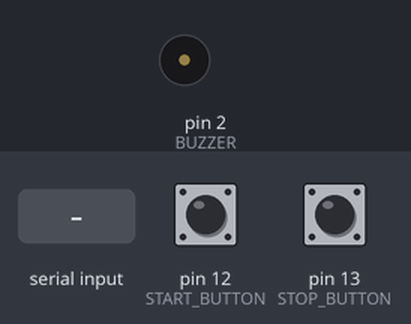
A sketch run on a simulated Arduino Uno, built with avr-gcc and run on an emulated ATmega328P. Shown: buzzer (waves = sounding). The inputs (shaded band) are chosen by the test bench; at power-on: pin 12 (START_BUTTON) LOW, pin 13 (STOP_BUTTON) LOW. What the sketch prints to the serial monitor is not drawn.

Above: at 1.2 s.
1.3 s: pin 12 (START_BUTTON) pulled HIGH for 0.15 s
2.9 s: pin 13 (STOP_BUTTON) pulled HIGH for 0.15 s
At 5.8 s:
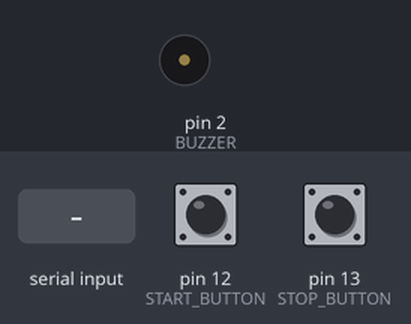
5.9 s: pin 13 (STOP_BUTTON) pulled HIGH for 1 s
At 6.7 s:
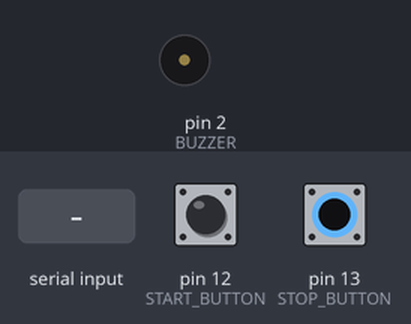
8.4 s: pin 12 (START_BUTTON) pulsed HIGH 2 times (0.12 s each, 0.3 s apart)
10.5 s: byte 0 (0x00) received over Serial
At 13.4 s:
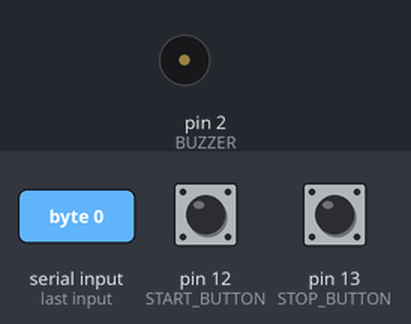
13.5 s: pin 12 (START_BUTTON) pulled HIGH for 1 s
At 14.6 s:
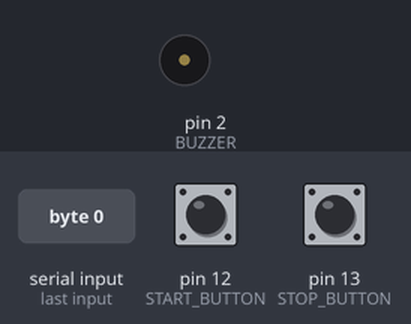
Timing chart, 0 to 16.5 s (numbered marks = the images above; inputs shaded):
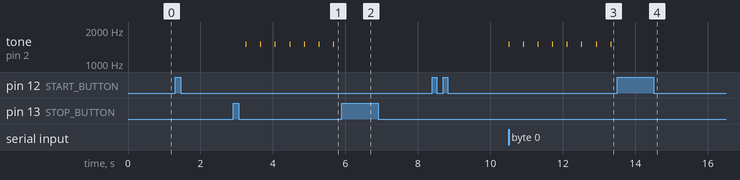

The sketch:

Timer.ino
```cpp
// (licence header left out)
//pins
#define BUZZER 2
//button pin
#define START_BUTTON 12
#define STOP_BUTTON 13

//state
typedef enum {
  RUN = 0,  //device powered on
  STOP      //device ready
} state_t;

//private variables
int cur_state = -1;
long int prev_millis = 0;
int debounce_time = 100;

unsigned long prev_run_time = 0;
const uint16_t blink_time = 500;

bool isTimerRunning = false;
bool buzzer_beep = false;
bool buzzerOn = false;
unsigned long buzzerTimeout = 0;


void sendCommand(uint8_t cmd) {
  Serial.write(0xc8);
  Serial.write(cmd);
  Serial.write('\r');
}

//function to handle button press
void ledStateHandler(int cmd) {
  int start_button_pressed = 0;
  int stop_button_pressed = 0;
  //create a timeout for button press
  if ((millis() - prev_millis) > debounce_time) {
    //read start button
    start_button_pressed = digitalRead(START_BUTTON);
    while (digitalRead(START_BUTTON) == 1) {}  //reject continous presses
    //read stop button
    //read button
    stop_button_pressed = digitalRead(STOP_BUTTON);
    while (digitalRead(STOP_BUTTON) == 1) {}  //reject continous presse
    //set current runtime
    prev_millis = millis();
  }

  //check if start button pressed
  if (start_button_pressed || cmd == 0x01) {
    cur_state = RUN;
    start_button_pressed = 0;
    sendCommand(0x01);
    isTimerRunning = false;
  }
  //check if stop button pressed
  if (stop_button_pressed || cmd == 0x00) {
    cur_state = STOP;
    stop_button_pressed = 0;
    sendCommand(0x00);
    if(buzzerOn){
      isTimerRunning = false;
    }
  }

  //blink LED when running
  if ((cur_state == RUN) && ((millis() - prev_run_time) > blink_time)) {
    isTimerRunning = true;
    prev_run_time = millis();
  }

  //run or stop timer
  if (isTimerRunning && (cur_state == STOP)) {
    if ((millis() - buzzerTimeout) > 200) {
      if (buzzer_beep == true) {
        tone(BUZZER, 1500, 20);
      } else {
        noTone(BUZZER);
      }
      buzzer_beep = !buzzer_beep;
      buzzerOn = true;
      buzzerTimeout = millis();
    }
  } else {
    noTone(BUZZER);
    buzzerOn = false;
  }
  //delay a little bit
  delay(1);
}

//run
void setup() {
  Serial.begin(57600);
  //set button as input
  pinMode(START_BUTTON, INPUT);
  pinMode(STOP_BUTTON, INPUT);
  //set as state off-default
  //speaker.begin(BUZZER);
  cur_state = STOP;
  //set current runtime
  prev_millis = millis();
}


void loop() {
  int cmd = -1;
  while (Serial.available() > 0) {
    cmd = (uint8_t)Serial.read();
  }
  ledStateHandler(cmd);
}
```

Measured:
- after the input at 1.3 s, every drawn part: stays the same
- after the input at 2.9 s, tone on pin 2 (BUZZER): alternates 1500 Hz for 0.02 s and silent for 0.38 s, starting after 0.35 s
- after the input at 5.9 s, tone on pin 2 (BUZZER): stops changing and stays silent
- after the input at 8.4 s, every drawn part: stays the same
- after the input at 10.5 s, tone on pin 2 (BUZZER): alternates 1500 Hz for 0.02 s and silent for 0.38 s, starting at once
- after the input at 13.5 s, tone on pin 2 (BUZZER): stops changing and stays silent
